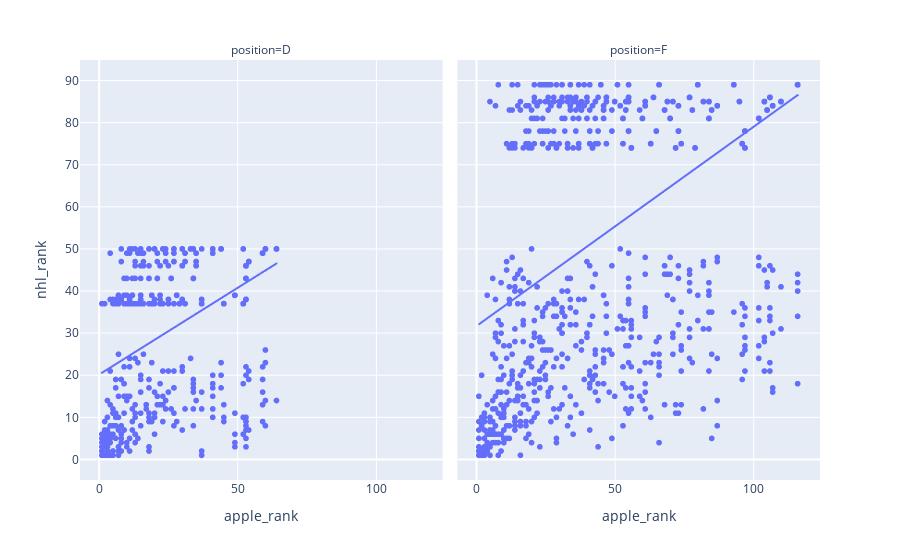

Notebook cell for this chart:
### Code cell
px.scatter(data_frame=df[df.position.notnull()],
           x='apple_rank',
           y='nhl_rank',
         facet_col='position',
         trendline="ols",
           hover_data=['player_name']
          )

### Figure 1 — Plotly figure (JSON) as saved in the notebook; plotly's stock layout.template omitted (floating-point values rounded to 4 significant figures; data arrays with more than 128 entries replaced by an {"elided": "..."} marker saying what was removed)
{"data": [{"customdata": {"elided": "675x1 str values"}, "hovertemplate": "position=D<br>apple_rank=%{x}<br>nhl_rank=%{y}<br>player_name=%{customdata[0]}<extra></extra>", "legendgroup": "", "marker": {"color": "#636efa", "symbol": "circle"}, "mode": "markers", "name": "", "showlegend": false, "type": "scattergl", "x": {"elided": "675 int values"}, "xaxis": "x", "y": {"elided": "675 int values"}, "yaxis": "y"}, {"hovertemplate": "<b>OLS trendline</b><br>nhl_rank = 0.412159 * apple_rank + 20.1635<br>R<sup>2</sup>=0.247815<br><br>position=D<br>apple_rank=%{x}<br>nhl_rank=%{y} <b>(trend)</b><extra></extra>", "legendgroup": "", "marker": {"color": "#636efa", "symbol": "circle"}, "mode": "lines", "name": "", "showlegend": false, "type": "scattergl", "x": {"elided": "675 int values"}, "xaxis": "x", "y": {"elided": "675 float values"}, "yaxis": "y"}, {"customdata": {"elided": "1191x1 str values"}, "hovertemplate": "position=F<br>apple_rank=%{x}<br>nhl_rank=%{y}<br>player_name=%{customdata[0]}<extra></extra>", "legendgroup": "", "marker": {"color": "#636efa", "symbol": "circle"}, "mode": "markers", "name": "", "showlegend": false, "type": "scattergl", "x": {"elided": "1191 int values"}, "xaxis": "x2", "y": {"elided": "1191 int values"}, "yaxis": "y2"}, {"hovertemplate": "<b>OLS trendline</b><br>nhl_rank = 0.473348 * apple_rank + 31.6263<br>R<sup>2</sup>=0.292473<br><br>position=F<br>apple_rank=%{x}<br>nhl_rank=%{y} <b>(trend)</b><extra></extra>", "legendgroup": "", "marker": {"color": "#636efa", "symbol": "circle"}, "mode": "lines", "name": "", "showlegend": false, "type": "scattergl", "x": {"elided": "1191 int values"}, "xaxis": "x2", "y": {"elided": "1191 float values"}, "yaxis": "y2"}], "layout": {"annotations": [{"font": {}, "showarrow": false, "text": "position=D", "x": 0.245, "xanchor": "center", "xref": "paper", "y": 1, "yanchor": "bottom", "yref": "paper"}, {"font": {}, "showarrow": false, "text": "position=F", "x": 0.755, "xanchor": "center", "xref": "paper", "y": 1, "yanchor": "bottom", "yref": "paper"}], "legend": {"tracegroupgap": 0}, "margin": {"t": 60}, "xaxis": {"anchor": "y", "domain": [0, 0.49], "title": {"text": "apple_rank"}}, "xaxis2": {"anchor": "y2", "domain": [0.51, 1], "matches": "x", "title": {"text": "apple_rank"}}, "yaxis": {"anchor": "x", "domain": [0, 1], "title": {"text": "nhl_rank"}}, "yaxis2": {"anchor": "x2", "domain": [0, 1], "matches": "y", "showticklabels": false}}}
